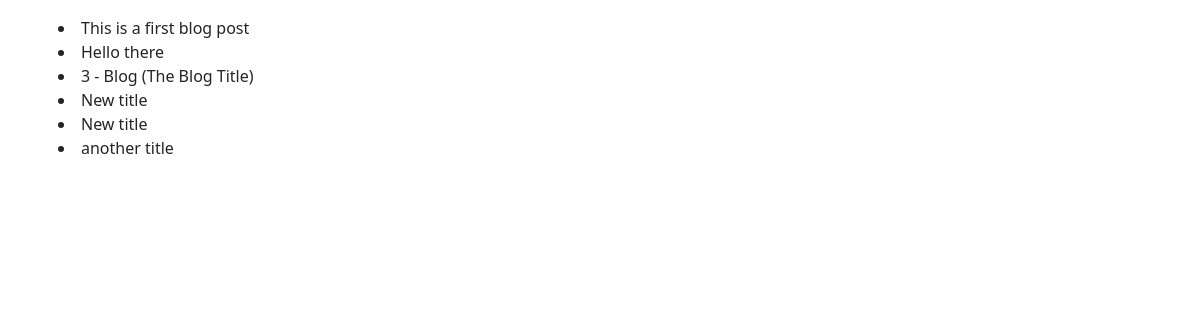
/blogpost/, run on an earlier commit of the app's database.
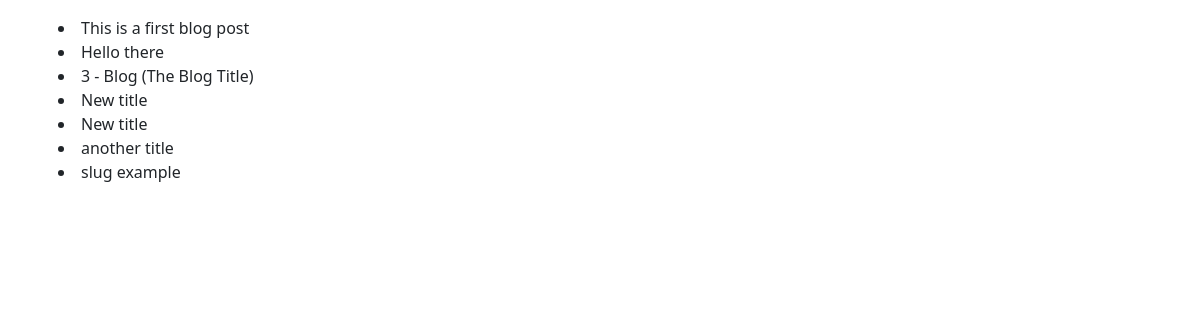
And on a later commit of the database.
### blog/models.py (models this page shows)
class BlogPost(models.Model):
    title = models.CharField(max_length=120)
    slug = models.SlugField(null=True)
    content = models.TextField(null=False,  blank=False)

### blog/views.py (the view)
# urls.py: path('', blog_list_view),
def blog_list_view(request):
    obj = BlogPost.objects.all()
    template_name = "blog_list_view.html"
    context = {"blogs": obj}
    return render(request, template_name, context)

### templates/blog_list_view.html
{% extends 'base.html' %}
{% block content %}
<div class="container">
    <div class="row p-3">
        {% for blog in blogs %}
            <li>{{ blog.title }}</li>
        {% endfor %}
    </div>
</div>
{% endblock %}

What changed in the data, as far as the page shows it:
added BlogPost: title "slug example"
